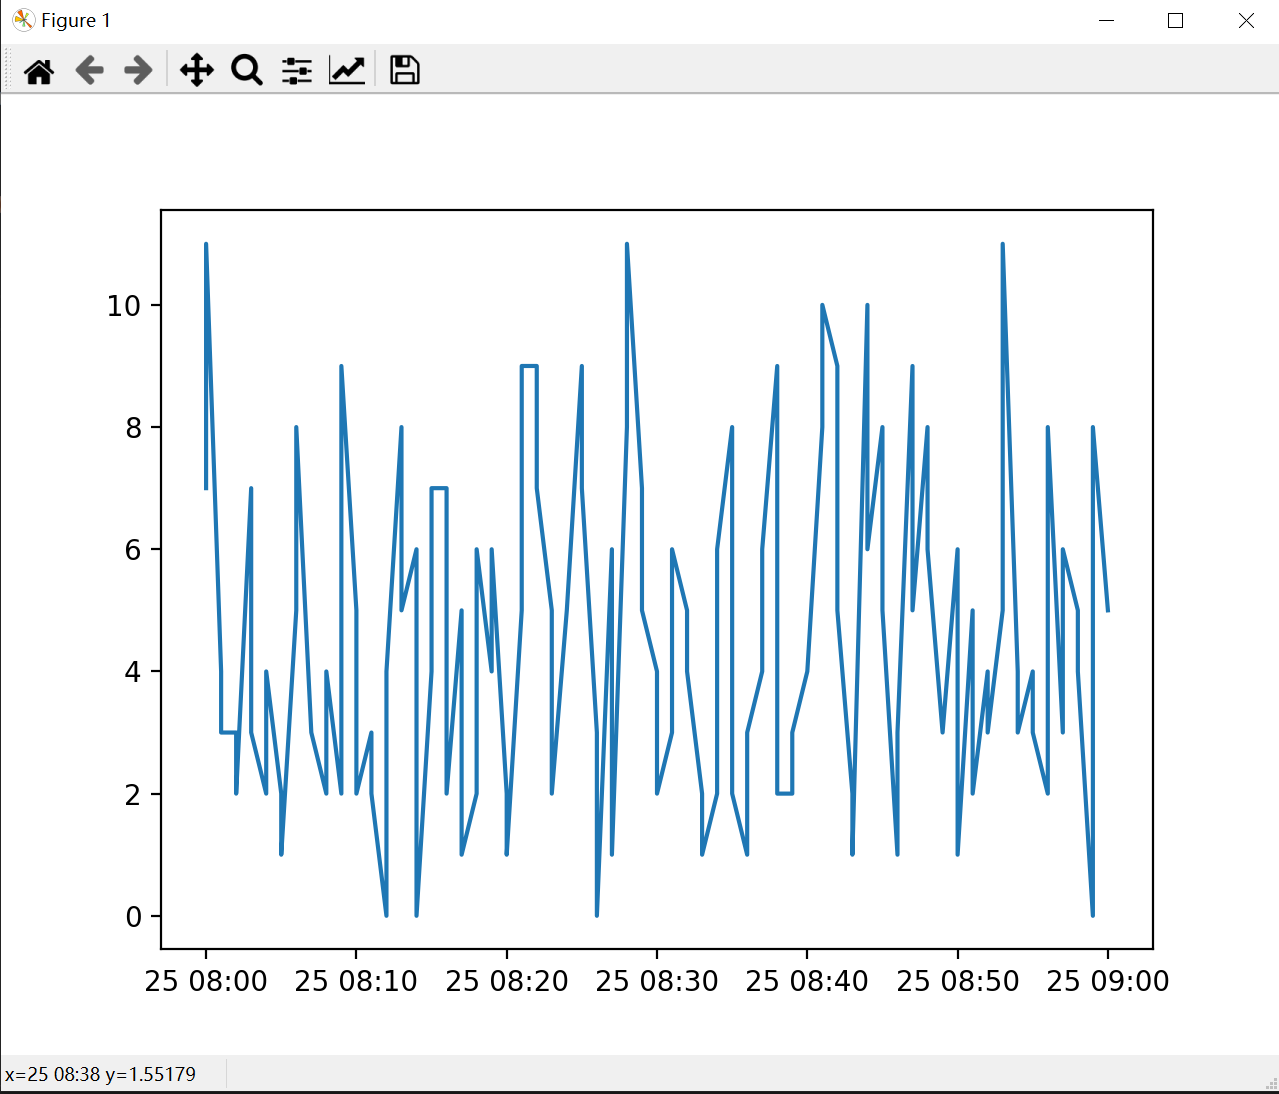

This chart was generated by the following Python code:
import numpy as np
import pandas as pd
from matplotlib import pyplot as plt

if __name__ == "__main__":
    print('选择车道：hte001车道1')
    a = pd.read_csv("C:\\Users\\jhong\\Documents\\GitHub\\OpenITS-HeFei-Analyzation\\黄天路口视频交通流检测数据(2016.06.22~2016.06.30).csv")
    a['FTIME']=pd.to_datetime(a['FTIME'])
    a['TTIME']=pd.to_datetime(a['TTIME'])
    timecodeflitered=a.loc[(a['FTIME']>='2016/6/25 8:00')&(a['TTIME']<='2016/6/25 9:00')&(a['DEVICECODE'].isin(['hte001']))]
    flitered=timecodeflitered[['DEVICECODE','FLOW','FTIME','TTIME']].reset_index(drop=True)
    for i in range(0,(flitered.shape[0])):
        flitered.loc[i,'FLOW'] = (flitered.loc[i].loc['FLOW']).split('_',1)[0]
    flitered=flitered[['FLOW','FTIME']]
    print(flitered)
    flownum =  [int(x) for x in flitered['FLOW']]
    plt.plot(flitered['FTIME'],flownum)
    plt.show()
